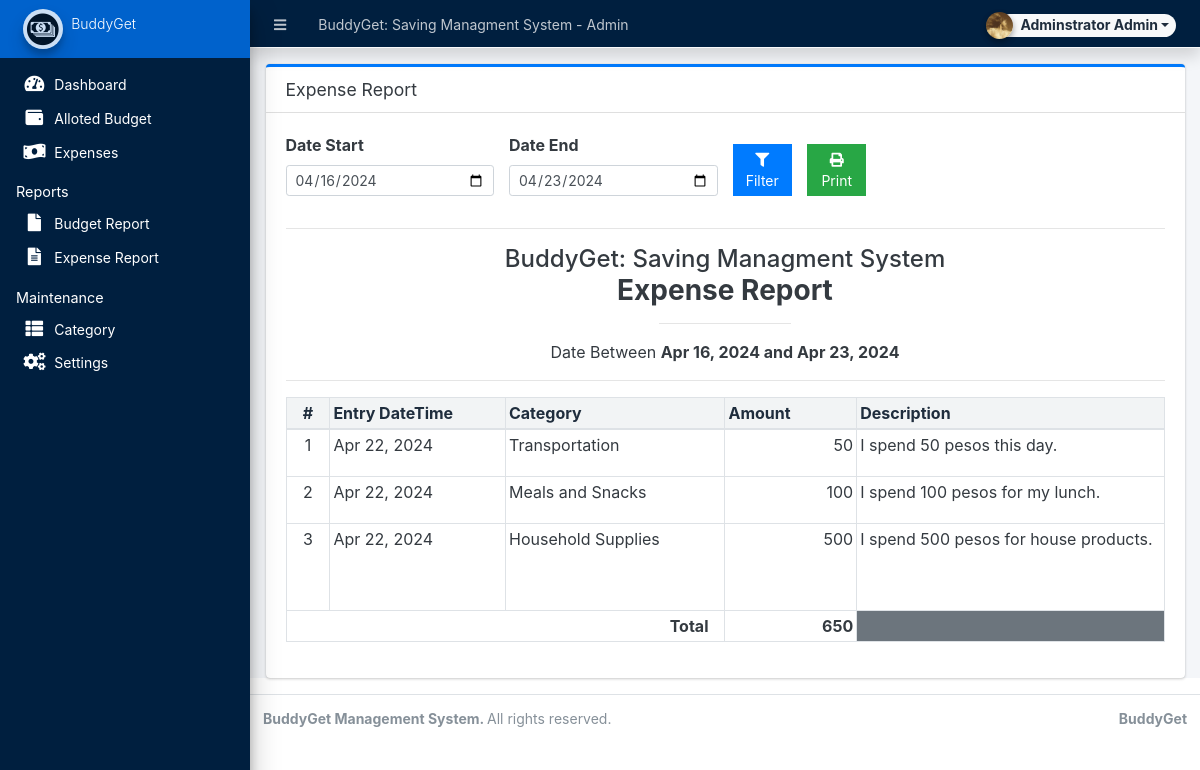
/admin/?page=reports/expense (signed in), run on an earlier commit of the app's database.
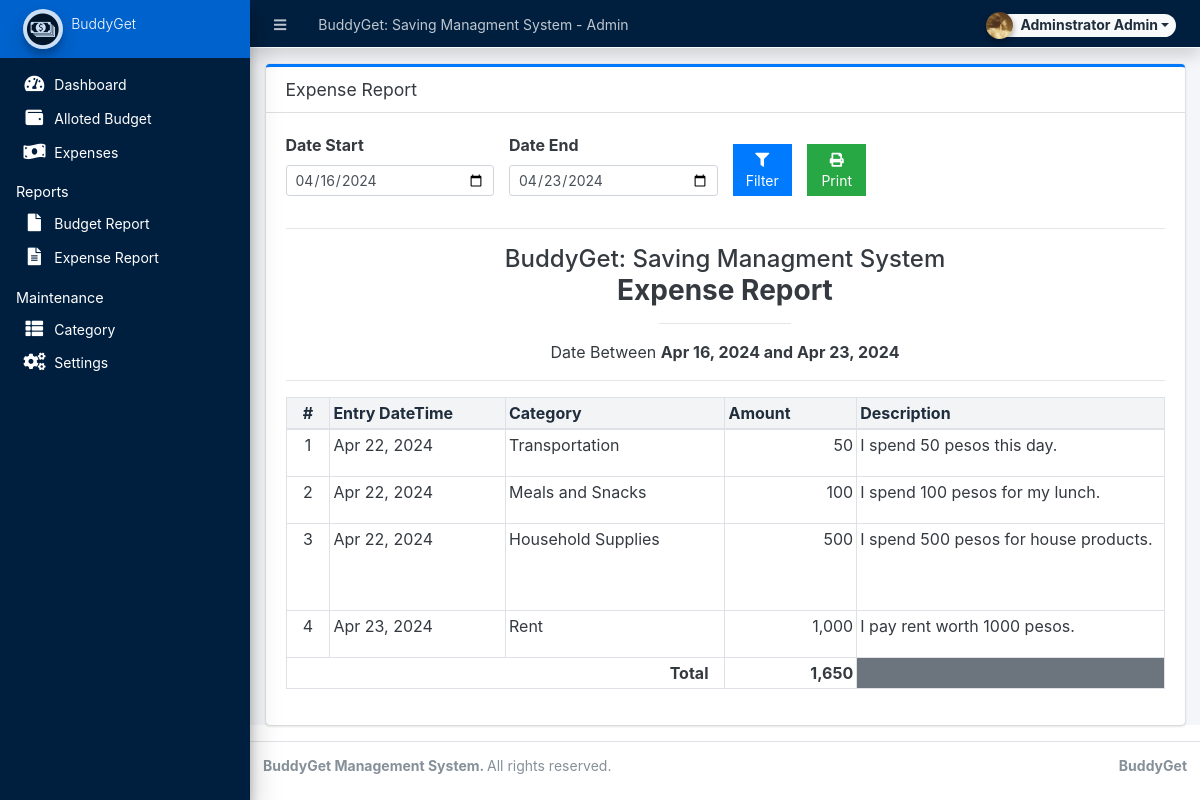
And on a later commit of the database.
### tables this page shows
CREATE TABLE `running_balance` (
  `id` int(30) NOT NULL,
  `balance_type` tinyint(1) NOT NULL COMMENT '1=budget, 2=expense',
  `category_id` int(30) NOT NULL,
  `amount` float NOT NULL,
  `remarks` text NOT NULL,
  `user_id` text NOT NULL,
  `date_created` datetime NOT NULL DEFAULT current_timestamp(),
  `date_updated` datetime DEFAULT NULL ON UPDATE current_timestamp()
);

CREATE TABLE `categories` (
  `id` int(30) NOT NULL,
  `category` varchar(250) NOT NULL,
  `description` text DEFAULT NULL,
  `status` tinyint(1) NOT NULL DEFAULT 1,
  `balance` float NOT NULL DEFAULT 0,
  `date_created` datetime NOT NULL DEFAULT current_timestamp(),
  `date_updated` datetime DEFAULT NULL ON UPDATE current_timestamp()
);

### classes/DBConnection.php (called while the page is built, shortened)
<?php
class DBConnection{
    private $host = DB_SERVER;
    private $username = DB_USERNAME;
    private $password = DB_PASSWORD;
    private $database = DB_NAME;
    public $conn;
    public function __construct(){
        if (!isset($this->conn)) {
            $this->conn = new mysqli($this->host, $this->username, $this->password, $this->database);
        }
    }
}
?>

### classes/SystemSettings.php (called while the page is built, shortened)
<?php
class SystemSettings extends DBConnection{
	function info($field=''){
		if(!empty($field)){
			if(isset($_SESSION['system_info'][$field]))
				return $_SESSION['system_info'][$field];
			else
				return false;
		}else{
			return false;
		}
	}
}
$_settings = new SystemSettings();
?>

### admin/reports/expense.php (the view, shortened to what this page needs)
<?php
$date_start = isset($_GET['date_start']) ? $_GET['date_start'] :  date("Y-m-d",strtotime(date("Y-m-d")." -7 days")) ;
$date_end = isset($_GET['date_end']) ? $_GET['date_end'] :  date("Y-m-d") ;
?>
<div class="card card-primary card-outline">
    <div class="card-header">
        <h5 class="card-title">Expense Report</h5>
    </div>
    <div class="card-body">
        <form id="filter-form">
            <div class="row align-items-end">
                <div class="form-group col-md-3">
                    <label for="date_start">Date Start</label>
                    <input type="date" class="form-control form-control-sm" name="date_start" value="<?php echo date("Y-m-d",strtotime($date_start)) ?>">
                </div>
                <div class="form-group col-md-3">
                    <label for="date_start">Date End</label>
                    <input type="date" class="form-control form-control-sm" name="date_end" value="<?php echo date("Y-m-d",strtotime($date_end)) ?>">
                </div>
                <div class="form-group col-md-1">
                    <button class="btn btn-flat btn-block btn-primary btn-sm"><i class="fa fa-filter"></i> Filter</button>
                </div>
                <div class="form-group col-md-1">
                    <button class="btn btn-flat btn-block btn-success btn-sm" type="button" id="printBTN"><i class="fa fa-print"></i> Print</button>
                </div>
            </div>
        </form>
        <hr>
        <div id="printable">
            <div>
                <h4 class="text-center m-0"><?php echo $_settings->info('name') ?></h4>
                <h3 class="text-center m-0"><b>Expense Report</b></h3>
                <hr style="width:15%">
                <p class="text-center m-0">Date Between <b><?php echo date("M d, Y",strtotime($date_start)) ?> and <?php echo date("M d, Y",strtotime($date_end)) ?></b></p>
                <hr>
            </div>
            <table class="table table-bordered">
                <colgroup>
                    <col width="5%">
                    <col width="20%">
                    <col width="25%">
                    <col width="15%">
                    <col width="35%">
                </colgroup>
                <thead>
                    <tr class="bg-gray-light">
                        <th class="text-center">#</th>
                        <th>Entry DateTime</th>
                        <th>Category</th>
                        <th>Amount</th>
                        <th>Description</th>
                    </tr>
                </thead>
                <tbody>
                    <?php
                    $i = 1;
                    $total = 0;
                        $qry = $conn->query("SELECT r.*,c.category,c.balance from `running_balance` r inner join `categories` c on r.category_id = c.id where c.status=1 and r.balance_type = 2 and date(r.date_created) between '{$date_start}' and '{$date_end}' order by unix_timestamp(r.date_created) asc");
                        while($row = $qry->fetch_assoc()):
                            $row['remarks'] = (stripslashes(html_entity_decode($row['remarks'])));
                            $total += $row['amount'];
                    ?>
                    <tr>
                        <td class="text-center"><?php echo $i++ ?></td>
                        <td><?php echo date("M d, Y",strtotime($row['date_created'])) ?></td>
                        <td><?php echo $row['category'] ?></td>
                        <td class="text-right"><?php echo number_format($row['amount']) ?></td>
                        <td><div><?php echo $row['remarks'] ?></div></td>
                    </tr>
                    <?php endwhile; ?>
                </tbody>
                <tfoot>
                    <tr>
                        <td class="text-right px-3" colspan="3"><b>Total</b></td>
                        <td class="text-right"><b><?php echo number_format($total) ?></b></td>
                        <td class="bg-gray"></td>
                    </tr>
                </tfoot>
            </table>
        </div>
    </div>
</div>

What changed in the data, as far as the page shows it:
added running_balance: date_created "Apr 23, 2024", category.category "Rent", amount "1,000", remarks "I pay rent worth 1000 pesos."
Also different on the page:
$total: "650" → "1,650"
